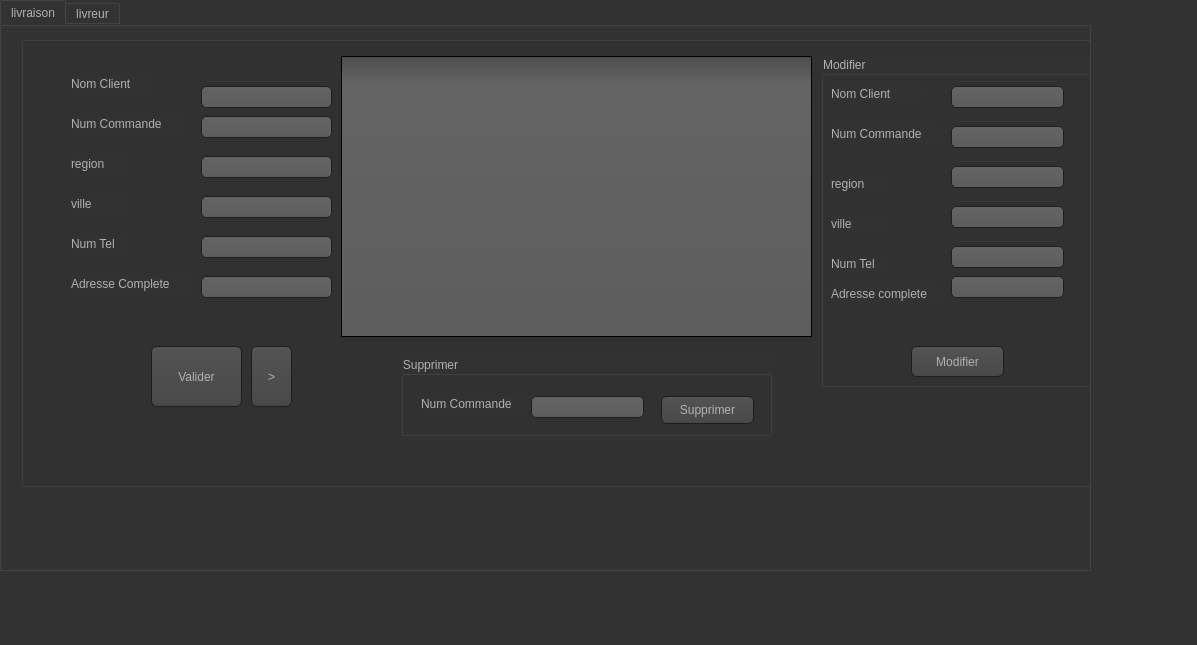
<?xml version="1.0" encoding="UTF-8"?>
<ui version="4.0">
 <class>MainWindow</class>
 <widget class="QMainWindow" name="MainWindow">
  <property name="geometry">
   <rect>
    <x>0</x>
    <y>0</y>
    <width>1197</width>
    <height>645</height>
   </rect>
  </property>
  <property name="windowTitle">
   <string>MainWindow</string>
  </property>
  <property name="styleSheet">
   <string notr="true">QToolTip
{
     border: 1px solid black;
     background-color: #ffa02f;
     padding: 1px;
     border-radius: 3px;
     opacity: 100;
}

QWidget
{
    color: #b1b1b1;
    background-color: #323232;
}

QWidget:item:hover
{
    background-color: QLinearGradient( x1: 0, y1: 0, x2: 0, y2: 1, stop: 0 #ffa02f, stop: 1 #ca0619);
    color: #000000;
}

QWidget:item:selected
{
    background-color: QLinearGradient( x1: 0, y1: 0, x2: 0, y2: 1, stop: 0 #ffa02f, stop: 1 #d7801a);
}

QMenuBar::item
{
    background: transparent;
}

QMenuBar::item:selected
{
    background: transparent;
    border: 1px solid #ffaa00;
}

QMenuBar::item:pressed
{
    background: #444;
    border: 1px solid #000;
    background-color: QLinearGradient(
        x1:0, y1:0,
        x2:0, y2:1,
        stop:1 #212121,
        stop:0.4 #343434/*,
        stop:0.2 #343434,
        stop:0.1 #ffaa00*/
    );
    margin-bottom:-1px;
    padding-bottom:1px;
}

QMenu
{
    border: 1px solid #000;
}

QMenu::item
{
    padding: 2px 20px 2px 20px;
}

QMenu::item:selected
{
    color: #000000;
}

QWidget:disabled
{
    color: #404040;
    background-color: #323232;
}

QAbstractItemView
{
    background-color: QLinearGradient( x1: 0, y1: 0, x2: 0, y2: 1, stop: 0 #4d4d4d, stop: 0.1 #646464, stop: 1 #5d5d5d);
}

QWidget:focus
{
    /*border: 2px solid QLinearGradient( x1: 0, y1: 0, x2: 0, y2: 1, stop: 0 #ffa02f, stop: 1 #d7801a);*/
}

QLineEdit
{
    background-color: QLinearGradient( x1: 0, y1: 0, x2: 0, y2: 1, stop: 0 #4d4d4d, stop: 0 #646464, stop: 1 #5d5d5d);
    padding: 1px;
    border-style: solid;
    border: 1px solid #1e1e1e;
    border-radius: 5;
}

QPushButton
{
    color: #b1b1b1;
    background-color: QLinearGradient( x1: 0, y1: 0, x2: 0, y2: 1, stop: 0 #565656, stop: 0.1 #525252, stop: 0.5 #4e4e4e, stop: 0.9 #4a4a4a, stop: 1 #464646);
    border-width: 1px;
    border-color: #1e1e1e;
    border-style: solid;
    border-radius: 6;
    padding: 3px;
    font-size: 12px;
    padding-left: 5px;
    padding-right: 5px;
}

QPushButton:pressed
{
    background-color: QLinearGradient( x1: 0, y1: 0, x2: 0, y2: 1, stop: 0 #2d2d2d, stop: 0.1 #2b2b2b, stop: 0.5 #292929, stop: 0.9 #282828, stop: 1 #252525);
}

QComboBox
{
    selection-background-color: #ffaa00;
    background-color: QLinearGradient( x1: 0, y1: 0, x2: 0, y2: 1, stop: 0 #565656, stop: 0.1 #525252, stop: 0.5 #4e4e4e, stop: 0.9 #4a4a4a, stop: 1 #464646);
    border-style: solid;
    border: 1px solid #1e1e1e;
    border-radius: 5;
}

QComboBox:hover,QPushButton:hover
{
    border: 2px solid QLinearGradient( x1: 0, y1: 0, x2: 0, y2: 1, stop: 0 #ffa02f, stop: 1 #d7801a);
}


QComboBox:on
{
    padding-top: 3px;
    padding-left: 4px;
    background-color: QLinearGradient( x1: 0, y1: 0, x2: 0, y2: 1, stop: 0 #2d2d2d, stop: 0.1 #2b2b2b, stop: 0.5 #292929, stop: 0.9 #282828, stop: 1 #252525);
    selection-background-color: #ffaa00;
}

QComboBox QAbstractItemView
{
    border: 2px solid darkgray;
    selection-background-color: QLinearGradient( x1: 0, y1: 0, x2: 0, y2: 1, stop: 0 #ffa02f, stop: 1 #d7801a);
}

QComboBox::drop-down
{
     subcontrol-origin: padding;
     subcontrol-position: top right;
     width: 15px;

     border-left-width: 0px;
     border-left-color: darkgray;
     border-left-style: solid; /* just a single line */
     border-top-right-radius: 3px; /* same radius as the QComboBox */
     border-bottom-right-radius: 3px;
 }

QComboBox::down-arrow
{
     image: url(:/down_arrow.png);
}

QGroupBox:focus
{
border: 2px solid QLinearGradient( x1: 0, y1: 0, x2: 0, y2: 1, stop: 0 #ffa02f, stop: 1 #d7801a);
}

QTextEdit:focus
{
    border: 2px solid QLinearGradient( x1: 0, y1: 0, x2: 0, y2: 1, stop: 0 #ffa02f, stop: 1 #d7801a);
}

QScrollBar:horizontal {
     border: 1px solid #222222;
     background: QLinearGradient( x1: 0, y1: 0, x2: 0, y2: 1, stop: 0.0 #121212, stop: 0.2 #282828, stop: 1 #484848);
     height: 7px;
     margin: 0px 16px 0 16px;
}

QScrollBar::handle:horizontal
{
      background: QLinearGradient( x1: 0, y1: 0, x2: 1, y2: 0, stop: 0 #ffa02f, stop: 0.5 #d7801a, stop: 1 #ffa02f);
      min-height: 20px;
      border-radius: 2px;
}

QScrollBar::add-line:horizontal {
      border: 1px solid #1b1b19;
      border-radius: 2px;
      background: QLinearGradient( x1: 0, y1: 0, x2: 1, y2: 0, stop: 0 #ffa02f, stop: 1 #d7801a);
      width: 14px;
      subcontrol-position: right;
      subcontrol-origin: margin;
}

QScrollBar::sub-line:horizontal {
      border: 1px solid #1b1b19;
      border-radius: 2px;
      background: QLinearGradient( x1: 0, y1: 0, x2: 1, y2: 0, stop: 0 #ffa02f, stop: 1 #d7801a);
      width: 14px;
     subcontrol-position: left;
     subcontrol-origin: margin;
}

QScrollBar::right-arrow:horizontal, QScrollBar::left-arrow:horizontal
{
      border: 1px solid black;
      width: 1px;
      height: 1px;
      background: white;
}

QScrollBar::add-page:horizontal, QScrollBar::sub-page:horizontal
{
      background: none;
}

QScrollBar:vertical
{
      background: QLinearGradient( x1: 0, y1: 0, x2: 1, y2: 0, stop: 0.0 #121212, stop: 0.2 #282828, stop: 1 #484848);
      width: 7px;
      margin: 16px 0 16px 0;
      border: 1px solid #222222;
}

QScrollBar::handle:vertical
{
      background: QLinearGradient( x1: 0, y1: 0, x2: 0, y2: 1, stop: 0 #ffa02f, stop: 0.5 #d7801a, stop: 1 #ffa02f);
      min-height: 20px;
      border-radius: 2px;
}

QScrollBar::add-line:vertical
{
      border: 1px solid #1b1b19;
      border-radius: 2px;
      background: QLinearGradient( x1: 0, y1: 0, x2: 0, y2: 1, stop: 0 #ffa02f, stop: 1 #d7801a);
      height: 14px;
      subcontrol-position: bottom;
      subcontrol-origin: margin;
}

QScrollBar::sub-line:vertical
{
      border: 1px solid #1b1b19;
      border-radius: 2px;
      background: QLinearGradient( x1: 0, y1: 0, x2: 0, y2: 1, stop: 0 #d7801a, stop: 1 #ffa02f);
      height: 14px;
      subcontrol-position: top;
      subcontrol-origin: margin;
}

QScrollBar::up-arrow:vertical, QScrollBar::down-arrow:vertical
{
      border: 1px solid black;
      width: 1px;
      height: 1px;
      background: white;
}


QScrollBar::add-page:vertical, QScrollBar::sub-page:vertical
{
      background: none;
}

QTextEdit
{
    background-color: #242424;
}

QPlainTextEdit
{
    background-color: #242424;
}

QHeaderView::section
{
    background-color: QLinearGradient(x1:0, y1:0, x2:0, y2:1, stop:0 #616161, stop: 0.5 #505050, stop: 0.6 #434343, stop:1 #656565);
    color: white;
    padding-left: 4px;
    border: 1px solid #6c6c6c;
}

QCheckBox:disabled
{
color: #414141;
}

QDockWidget::title
{
    text-align: center;
    spacing: 3px; /* spacing between items in the tool bar */
    background-color: QLinearGradient(x1:0, y1:0, x2:0, y2:1, stop:0 #323232, stop: 0.5 #242424, stop:1 #323232);
}

QDockWidget::close-button, QDockWidget::float-button
{
    text-align: center;
    spacing: 1px; /* spacing between items in the tool bar */
    background-color: QLinearGradient(x1:0, y1:0, x2:0, y2:1, stop:0 #323232, stop: 0.5 #242424, stop:1 #323232);
}

QDockWidget::close-button:hover, QDockWidget::float-button:hover
{
    background: #242424;
}

QDockWidget::close-button:pressed, QDockWidget::float-button:pressed
{
    padding: 1px -1px -1px 1px;
}

QMainWindow::separator
{
    background-color: QLinearGradient(x1:0, y1:0, x2:0, y2:1, stop:0 #161616, stop: 0.5 #151515, stop: 0.6 #212121, stop:1 #343434);
    color: white;
    padding-left: 4px;
    border: 1px solid #4c4c4c;
    spacing: 3px; /* spacing between items in the tool bar */
}

QMainWindow::separator:hover
{

    background-color: QLinearGradient(x1:0, y1:0, x2:0, y2:1, stop:0 #d7801a, stop:0.5 #b56c17 stop:1 #ffa02f);
    color: white;
    padding-left: 4px;
    border: 1px solid #6c6c6c;
    spacing: 3px; /* spacing between items in the tool bar */
}

QToolBar::handle
{
     spacing: 3px; /* spacing between items in the tool bar */
     background: url(:/images/handle.png);
}

QMenu::separator
{
    height: 2px;
    background-color: QLinearGradient(x1:0, y1:0, x2:0, y2:1, stop:0 #161616, stop: 0.5 #151515, stop: 0.6 #212121, stop:1 #343434);
    color: white;
    padding-left: 4px;
    margin-left: 10px;
    margin-right: 5px;
}

QProgressBar
{
    border: 2px solid grey;
    border-radius: 5px;
    text-align: center;
}

QProgressBar::chunk
{
    background-color: #d7801a;
    width: 2.15px;
    margin: 0.5px;
}

QTabBar::tab {
    color: #b1b1b1;
    border: 1px solid #444;
    border-bottom-style: none;
    background-color: #323232;
    padding-left: 10px;
    padding-right: 10px;
    padding-top: 3px;
    padding-bottom: 2px;
    margin-right: -1px;
}

QTabWidget::pane {
    border: 1px solid #444;
    top: 1px;
}

QTabBar::tab:last
{
    margin-right: 0; /* the last selected tab has nothing to overlap with on the right */
    border-top-right-radius: 3px;
}

QTabBar::tab:first:!selected
{
 margin-left: 0px; /* the last selected tab has nothing to overlap with on the right */


    border-top-left-radius: 3px;
}

QTabBar::tab:!selected
{
    color: #b1b1b1;
    border-bottom-style: solid;
    margin-top: 3px;
    background-color: QLinearGradient(x1:0, y1:0, x2:0, y2:1, stop:1 #212121, stop:.4 #343434);
}

QTabBar::tab:selected
{
    border-top-left-radius: 3px;
    border-top-right-radius: 3px;
    margin-bottom: 0px;
}

QTabBar::tab:!selected:hover
{
    /*border-top: 2px solid #ffaa00;
    padding-bottom: 3px;*/
    border-top-left-radius: 3px;
    border-top-right-radius: 3px;
    background-color: QLinearGradient(x1:0, y1:0, x2:0, y2:1, stop:1 #212121, stop:0.4 #343434, stop:0.2 #343434, stop:0.1 #ffaa00);
}

QRadioButton::indicator:checked, QRadioButton::indicator:unchecked{
    color: #b1b1b1;
    background-color: #323232;
    border: 1px solid #b1b1b1;
    border-radius: 6px;
}

QRadioButton::indicator:checked
{
    background-color: qradialgradient(
        cx: 0.5, cy: 0.5,
        fx: 0.5, fy: 0.5,
        radius: 1.0,
        stop: 0.25 #ffaa00,
        stop: 0.3 #323232
    );
}

QCheckBox::indicator{
    color: #b1b1b1;
    background-color: #323232;
    border: 1px solid #b1b1b1;
    width: 9px;
    height: 9px;
}

QRadioButton::indicator
{
    border-radius: 6px;
}

QRadioButton::indicator:hover, QCheckBox::indicator:hover
{
    border: 1px solid #ffaa00;
}

QCheckBox::indicator:checked
{
    image:url(:/images/checkbox.png);
}

QCheckBox::indicator:disabled, QRadioButton::indicator:disabled
{
    border: 1px solid #444;
}
</string>
  </property>
  <widget class="QWidget" name="centralwidget">
   <widget class="QTabWidget" name="tabWidget">
    <property name="geometry">
     <rect>
      <x>0</x>
      <y>0</y>
      <width>1091</width>
      <height>571</height>
     </rect>
    </property>
    <property name="currentIndex">
     <number>0</number>
    </property>
    <widget class="QWidget" name="livreur">
     <attribute name="title">
      <string>livraison</string>
     </attribute>
     <widget class="QGroupBox" name="groupBox">
      <property name="geometry">
       <rect>
        <x>20</x>
        <y>10</y>
        <width>1171</width>
        <height>451</height>
       </rect>
      </property>
      <property name="title">
       <string/>
      </property>
      <widget class="QLabel" name="label">
       <property name="geometry">
        <rect>
         <x>50</x>
         <y>40</y>
         <width>81</width>
         <height>16</height>
        </rect>
       </property>
       <property name="text">
        <string>Nom Client</string>
       </property>
      </widget>
      <widget class="QLabel" name="label_2">
       <property name="geometry">
        <rect>
         <x>50</x>
         <y>80</y>
         <width>111</width>
         <height>16</height>
        </rect>
       </property>
       <property name="text">
        <string>Num Commande</string>
       </property>
      </widget>
      <widget class="QLabel" name="label_3">
       <property name="geometry">
        <rect>
         <x>50</x>
         <y>120</y>
         <width>56</width>
         <height>16</height>
        </rect>
       </property>
       <property name="text">
        <string>region</string>
       </property>
      </widget>
      <widget class="QLabel" name="label_4">
       <property name="geometry">
        <rect>
         <x>50</x>
         <y>160</y>
         <width>56</width>
         <height>16</height>
        </rect>
       </property>
       <property name="text">
        <string>ville</string>
       </property>
      </widget>
      <widget class="QLabel" name="label_5">
       <property name="geometry">
        <rect>
         <x>50</x>
         <y>200</y>
         <width>56</width>
         <height>16</height>
        </rect>
       </property>
       <property name="text">
        <string>Num Tel</string>
       </property>
      </widget>
      <widget class="QLabel" name="label_6">
       <property name="geometry">
        <rect>
         <x>50</x>
         <y>240</y>
         <width>121</width>
         <height>16</height>
        </rect>
       </property>
       <property name="text">
        <string>Adresse Complete</string>
       </property>
      </widget>
      <widget class="QLineEdit" name="nomclient">
       <property name="geometry">
        <rect>
         <x>180</x>
         <y>200</y>
         <width>131</width>
         <height>22</height>
        </rect>
       </property>
      </widget>
      <widget class="QTableView" name="tab_livraison">
       <property name="geometry">
        <rect>
         <x>320</x>
         <y>20</y>
         <width>471</width>
         <height>281</height>
        </rect>
       </property>
      </widget>
      <widget class="QLineEdit" name="numcommande">
       <property name="geometry">
        <rect>
         <x>180</x>
         <y>80</y>
         <width>131</width>
         <height>22</height>
        </rect>
       </property>
      </widget>
      <widget class="QLineEdit" name="region">
       <property name="geometry">
        <rect>
         <x>180</x>
         <y>120</y>
         <width>131</width>
         <height>22</height>
        </rect>
       </property>
      </widget>
      <widget class="QLineEdit" name="ville">
       <property name="geometry">
        <rect>
         <x>180</x>
         <y>240</y>
         <width>131</width>
         <height>22</height>
        </rect>
       </property>
      </widget>
      <widget class="QLineEdit" name="tel">
       <property name="geometry">
        <rect>
         <x>180</x>
         <y>50</y>
         <width>131</width>
         <height>22</height>
        </rect>
       </property>
      </widget>
      <widget class="QLineEdit" name="adresse">
       <property name="geometry">
        <rect>
         <x>180</x>
         <y>160</y>
         <width>131</width>
         <height>22</height>
        </rect>
       </property>
      </widget>
      <widget class="QPushButton" name="pushButton_5">
       <property name="geometry">
        <rect>
         <x>130</x>
         <y>310</y>
         <width>91</width>
         <height>61</height>
        </rect>
       </property>
       <property name="text">
        <string>Valider</string>
       </property>
       <property name="icon">
        <iconset>
         <normaloff>:/Desktop/attachments/return.png</normaloff>:/Desktop/attachments/return.png</iconset>
       </property>
      </widget>
      <widget class="QGroupBox" name="groupBox_5">
       <property name="geometry">
        <rect>
         <x>800</x>
         <y>20</y>
         <width>271</width>
         <height>331</height>
        </rect>
       </property>
       <property name="title">
        <string>Modifier </string>
       </property>
       <widget class="QLabel" name="label_18">
        <property name="geometry">
         <rect>
          <x>10</x>
          <y>30</y>
          <width>91</width>
          <height>16</height>
         </rect>
        </property>
        <property name="text">
         <string>Nom Client</string>
        </property>
       </widget>
       <widget class="QLineEdit" name="nomclient1">
        <property name="geometry">
         <rect>
          <x>130</x>
          <y>190</y>
          <width>113</width>
          <height>22</height>
         </rect>
        </property>
       </widget>
       <widget class="QLabel" name="label_19">
        <property name="geometry">
         <rect>
          <x>10</x>
          <y>70</y>
          <width>111</width>
          <height>16</height>
         </rect>
        </property>
        <property name="text">
         <string>Num Commande</string>
        </property>
       </widget>
       <widget class="QLineEdit" name="numcommande1">
        <property name="geometry">
         <rect>
          <x>130</x>
          <y>70</y>
          <width>113</width>
          <height>22</height>
         </rect>
        </property>
       </widget>
       <widget class="QLabel" name="label_20">
        <property name="geometry">
         <rect>
          <x>10</x>
          <y>120</y>
          <width>56</width>
          <height>16</height>
         </rect>
        </property>
        <property name="text">
         <string>region</string>
        </property>
       </widget>
       <widget class="QLabel" name="label_21">
        <property name="geometry">
         <rect>
          <x>10</x>
          <y>160</y>
          <width>56</width>
          <height>16</height>
         </rect>
        </property>
        <property name="text">
         <string>ville</string>
        </property>
       </widget>
       <widget class="QLabel" name="label_22">
        <property name="geometry">
         <rect>
          <x>10</x>
          <y>200</y>
          <width>56</width>
          <height>16</height>
         </rect>
        </property>
        <property name="text">
         <string>Num Tel</string>
        </property>
       </widget>
       <widget class="QLabel" name="label_23">
        <property name="geometry">
         <rect>
          <x>10</x>
          <y>230</y>
          <width>111</width>
          <height>16</height>
         </rect>
        </property>
        <property name="text">
         <string>Adresse complete</string>
        </property>
       </widget>
       <widget class="QLineEdit" name="region1">
        <property name="geometry">
         <rect>
          <x>130</x>
          <y>110</y>
          <width>113</width>
          <height>22</height>
         </rect>
        </property>
       </widget>
       <widget class="QLineEdit" name="ville1">
        <property name="geometry">
         <rect>
          <x>130</x>
          <y>220</y>
          <width>113</width>
          <height>22</height>
         </rect>
        </property>
       </widget>
       <widget class="QLineEdit" name="tel1">
        <property name="geometry">
         <rect>
          <x>130</x>
          <y>30</y>
          <width>113</width>
          <height>22</height>
         </rect>
        </property>
       </widget>
       <widget class="QLineEdit" name="adresse1">
        <property name="geometry">
         <rect>
          <x>130</x>
          <y>150</y>
          <width>113</width>
          <height>22</height>
         </rect>
        </property>
       </widget>
      </widget>
      <widget class="QGroupBox" name="groupBox_6">
       <property name="geometry">
        <rect>
         <x>380</x>
         <y>320</y>
         <width>371</width>
         <height>80</height>
        </rect>
       </property>
       <property name="title">
        <string>Supprimer</string>
       </property>
       <widget class="QLabel" name="label_24">
        <property name="geometry">
         <rect>
          <x>20</x>
          <y>40</y>
          <width>121</width>
          <height>16</height>
         </rect>
        </property>
        <property name="text">
         <string>Num Commande</string>
        </property>
       </widget>
       <widget class="QLineEdit" name="lineEdit_7">
        <property name="geometry">
         <rect>
          <x>130</x>
          <y>40</y>
          <width>113</width>
          <height>22</height>
         </rect>
        </property>
       </widget>
       <widget class="QPushButton" name="pushButton_7">
        <property name="geometry">
         <rect>
          <x>260</x>
          <y>40</y>
          <width>93</width>
          <height>28</height>
         </rect>
        </property>
        <property name="text">
         <string>Supprimer</string>
        </property>
       </widget>
      </widget>
      <widget class="QPushButton" name="pushButton_6">
       <property name="geometry">
        <rect>
         <x>890</x>
         <y>310</y>
         <width>93</width>
         <height>31</height>
        </rect>
       </property>
       <property name="text">
        <string>Modifier</string>
       </property>
      </widget>
      <widget class="QPushButton" name="pushButton_8">
       <property name="geometry">
        <rect>
         <x>230</x>
         <y>310</y>
         <width>41</width>
         <height>61</height>
        </rect>
       </property>
       <property name="text">
        <string>&gt;</string>
       </property>
      </widget>
     </widget>
    </widget>
    <widget class="QWidget" name="tab_2">
     <attribute name="title">
      <string>livreur</string>
     </attribute>
     <widget class="QTableView" name="tab_livreur">
      <property name="geometry">
       <rect>
        <x>25</x>
        <y>100</y>
        <width>471</width>
        <height>231</height>
       </rect>
      </property>
     </widget>
     <widget class="QLabel" name="label_8">
      <property name="geometry">
       <rect>
        <x>170</x>
        <y>30</y>
        <width>171</width>
        <height>16</height>
       </rect>
      </property>
      <property name="text">
       <string>Selectionnez le livreur</string>
      </property>
     </widget>
     <widget class="QPushButton" name="pushButton_2">
      <property name="geometry">
       <rect>
        <x>200</x>
        <y>350</y>
        <width>151</width>
        <height>61</height>
       </rect>
      </property>
      <property name="text">
       <string>Valider la commande</string>
      </property>
      <property name="icon">
       <iconset>
        <normaloff>:/Desktop/attachments/return.png</normaloff>:/Desktop/attachments/return.png</iconset>
      </property>
     </widget>
     <widget class="QGroupBox" name="groupBox_2">
      <property name="geometry">
       <rect>
        <x>540</x>
        <y>10</y>
        <width>381</width>
        <height>261</height>
       </rect>
      </property>
      <property name="title">
       <string>Ajouter livreur</string>
      </property>
      <widget class="QLabel" name="label_7">
       <property name="geometry">
        <rect>
         <x>40</x>
         <y>50</y>
         <width>56</width>
         <height>16</height>
        </rect>
       </property>
       <property name="text">
        <string>CIN</string>
       </property>
      </widget>
      <widget class="QLabel" name="label_9">
       <property name="geometry">
        <rect>
         <x>40</x>
         <y>90</y>
         <width>56</width>
         <height>16</height>
        </rect>
       </property>
       <property name="text">
        <string>Nom</string>
       </property>
      </widget>
      <widget class="QLabel" name="label_10">
       <property name="geometry">
        <rect>
         <x>40</x>
         <y>130</y>
         <width>56</width>
         <height>16</height>
        </rect>
       </property>
       <property name="text">
        <string>Tel</string>
       </property>
      </widget>
      <widget class="QLineEdit" name="cin">
       <property name="geometry">
        <rect>
         <x>130</x>
         <y>50</y>
         <width>113</width>
         <height>22</height>
        </rect>
       </property>
      </widget>
      <widget class="QLineEdit" name="le_nom">
       <property name="geometry">
        <rect>
         <x>130</x>
         <y>130</y>
         <width>113</width>
         <height>22</height>
        </rect>
       </property>
      </widget>
      <widget class="QLineEdit" name="le_tel">
       <property name="geometry">
        <rect>
         <x>130</x>
         <y>90</y>
         <width>113</width>
         <height>22</height>
        </rect>
       </property>
      </widget>
      <widget class="QPushButton" name="pushButton">
       <property name="geometry">
        <rect>
         <x>140</x>
         <y>210</y>
         <width>93</width>
         <height>28</height>
        </rect>
       </property>
       <property name="text">
        <string>Ajouter</string>
       </property>
       <property name="icon">
        <iconset>
         <normaloff>:/Desktop/attachments/add.png</normaloff>:/Desktop/attachments/add.png</iconset>
       </property>
      </widget>
      <widget class="QLineEdit" name="le_disponibilite">
       <property name="geometry">
        <rect>
         <x>130</x>
         <y>170</y>
         <width>113</width>
         <height>22</height>
        </rect>
       </property>
      </widget>
      <widget class="QLabel" name="label_15">
       <property name="geometry">
        <rect>
         <x>40</x>
         <y>170</y>
         <width>81</width>
         <height>16</height>
        </rect>
       </property>
       <property name="text">
        <string>Disponibilite</string>
       </property>
      </widget>
     </widget>
     <widget class="QGroupBox" name="groupBox_3">
      <property name="geometry">
       <rect>
        <x>540</x>
        <y>330</y>
        <width>381</width>
        <height>201</height>
       </rect>
      </property>
      <property name="title">
       <string>Modifier Livreur</string>
      </property>
      <widget class="QLabel" name="label_11">
       <property name="geometry">
        <rect>
         <x>40</x>
         <y>30</y>
         <width>56</width>
         <height>16</height>
        </rect>
       </property>
       <property name="text">
        <string>CIN</string>
       </property>
      </widget>
      <widget class="QLabel" name="label_13">
       <property name="geometry">
        <rect>
         <x>30</x>
         <y>150</y>
         <width>71</width>
         <height>16</height>
        </rect>
       </property>
       <property name="text">
        <string>Disponibilite</string>
       </property>
      </widget>
      <widget class="QLineEdit" name="cin_modifier">
       <property name="geometry">
        <rect>
         <x>150</x>
         <y>20</y>
         <width>113</width>
         <height>22</height>
        </rect>
       </property>
      </widget>
      <widget class="QLineEdit" name="disponibilite_modifier">
       <property name="geometry">
        <rect>
         <x>150</x>
         <y>150</y>
         <width>113</width>
         <height>22</height>
        </rect>
       </property>
      </widget>
      <widget class="QPushButton" name="pushButton_3">
       <property name="geometry">
        <rect>
         <x>280</x>
         <y>170</y>
         <width>93</width>
         <height>28</height>
        </rect>
       </property>
       <property name="text">
        <string>Modifier</string>
       </property>
       <property name="icon">
        <iconset>
         <normaloff>:/Desktop/attachments/update.png</normaloff>:/Desktop/attachments/update.png</iconset>
       </property>
      </widget>
      <widget class="QLabel" name="label_12">
       <property name="geometry">
        <rect>
         <x>40</x>
         <y>120</y>
         <width>55</width>
         <height>16</height>
        </rect>
       </property>
       <property name="text">
        <string>tel</string>
       </property>
      </widget>
      <widget class="QLineEdit" name="tel_modifier">
       <property name="geometry">
        <rect>
         <x>150</x>
         <y>70</y>
         <width>113</width>
         <height>22</height>
        </rect>
       </property>
      </widget>
      <widget class="QLineEdit" name="nom_modifier">
       <property name="geometry">
        <rect>
         <x>150</x>
         <y>110</y>
         <width>113</width>
         <height>22</height>
        </rect>
       </property>
      </widget>
      <widget class="QLabel" name="label_17">
       <property name="geometry">
        <rect>
         <x>40</x>
         <y>80</y>
         <width>55</width>
         <height>16</height>
        </rect>
       </property>
       <property name="text">
        <string>nom</string>
       </property>
      </widget>
     </widget>
     <widget class="QGroupBox" name="groupBox_4">
      <property name="geometry">
       <rect>
        <x>90</x>
        <y>430</y>
        <width>301</width>
        <height>81</height>
       </rect>
      </property>
      <property name="title">
       <string>Supprimer livreur</string>
      </property>
      <widget class="QLabel" name="label_14">
       <property name="geometry">
        <rect>
         <x>20</x>
         <y>40</y>
         <width>56</width>
         <height>16</height>
        </rect>
       </property>
       <property name="text">
        <string>CIN</string>
       </property>
      </widget>
      <widget class="QLineEdit" name="suppline">
       <property name="geometry">
        <rect>
         <x>60</x>
         <y>40</y>
         <width>113</width>
         <height>22</height>
        </rect>
       </property>
      </widget>
      <widget class="QPushButton" name="pushButton_4">
       <property name="geometry">
        <rect>
         <x>200</x>
         <y>40</y>
         <width>93</width>
         <height>28</height>
        </rect>
       </property>
       <property name="text">
        <string>Supprimer</string>
       </property>
       <property name="icon">
        <iconset>
         <normaloff>:/Desktop/attachments/delete.png</normaloff>:/Desktop/attachments/delete.png</iconset>
       </property>
      </widget>
     </widget>
     <widget class="QLineEdit" name="lineEdit_recherche">
      <property name="geometry">
       <rect>
        <x>30</x>
        <y>60</y>
        <width>311</width>
        <height>22</height>
       </rect>
      </property>
      <property name="placeholderText">
       <string>Recherche</string>
      </property>
     </widget>
    </widget>
   </widget>
  </widget>
  <widget class="QMenuBar" name="menubar">
   <property name="geometry">
    <rect>
     <x>0</x>
     <y>0</y>
     <width>1197</width>
     <height>26</height>
    </rect>
   </property>
  </widget>
  <widget class="QStatusBar" name="statusbar"/>
 </widget>
 <resources/>
 <connections/>
</ui>
